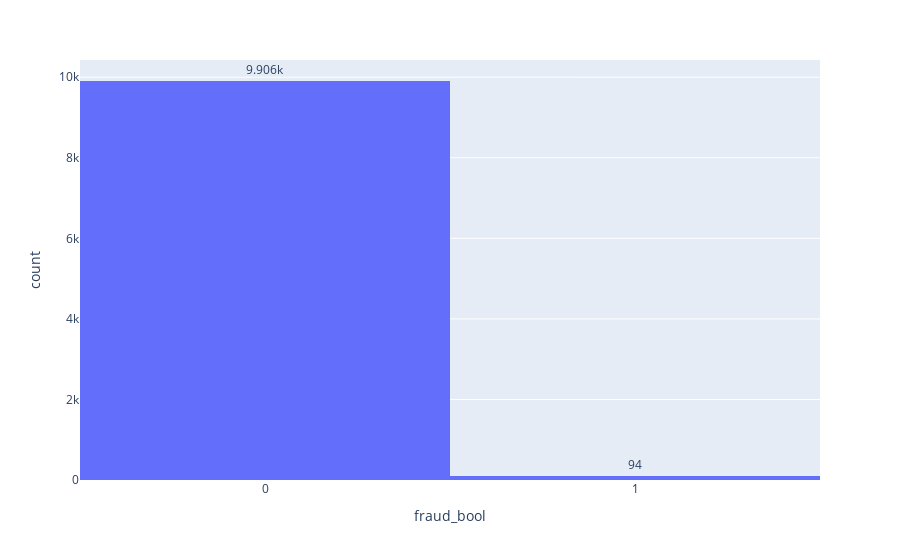

Write notebook code for a chart like this one.
### Markdown cell above
### 1.3 Analyse de la distribution de la variable cible

### Code cell
# Observation de la distribution de la variable cible
fig = px.histogram(data_set, x = "fraud_bool", nbins=2)
fig.update_traces(texttemplate='%{y}', textposition='outside')
fig.update_layout(xaxis=dict(tickmode='array',tickvals=[0, 1],ticktext=['0', '1']))
fig.show()

### Figure 1 — Plotly figure (JSON) as saved in the notebook; plotly's stock layout.template omitted (floating-point values rounded to 4 significant figures; data arrays with more than 128 entries replaced by an {"elided": "..."} marker saying what was removed)
{"data": [{"alignmentgroup": "True", "bingroup": "x", "hovertemplate": "fraud_bool=%{x}<br>count=%{y}<extra></extra>", "legendgroup": "", "marker": {"color": "#636efa", "pattern": {"shape": ""}}, "name": "", "nbinsx": 2, "offsetgroup": "", "orientation": "v", "showlegend": false, "textposition": "outside", "texttemplate": "%{y}", "type": "histogram", "x": {"elided": "10000 int values"}, "xaxis": "x", "yaxis": "y"}], "layout": {"barmode": "relative", "legend": {"tracegroupgap": 0}, "margin": {"t": 60}, "xaxis": {"anchor": "y", "domain": [0, 1], "tickmode": "array", "ticktext": ["0", "1"], "tickvals": [0, 1], "title": {"text": "fraud_bool"}}, "yaxis": {"anchor": "x", "domain": [0, 1], "title": {"text": "count"}}}}
